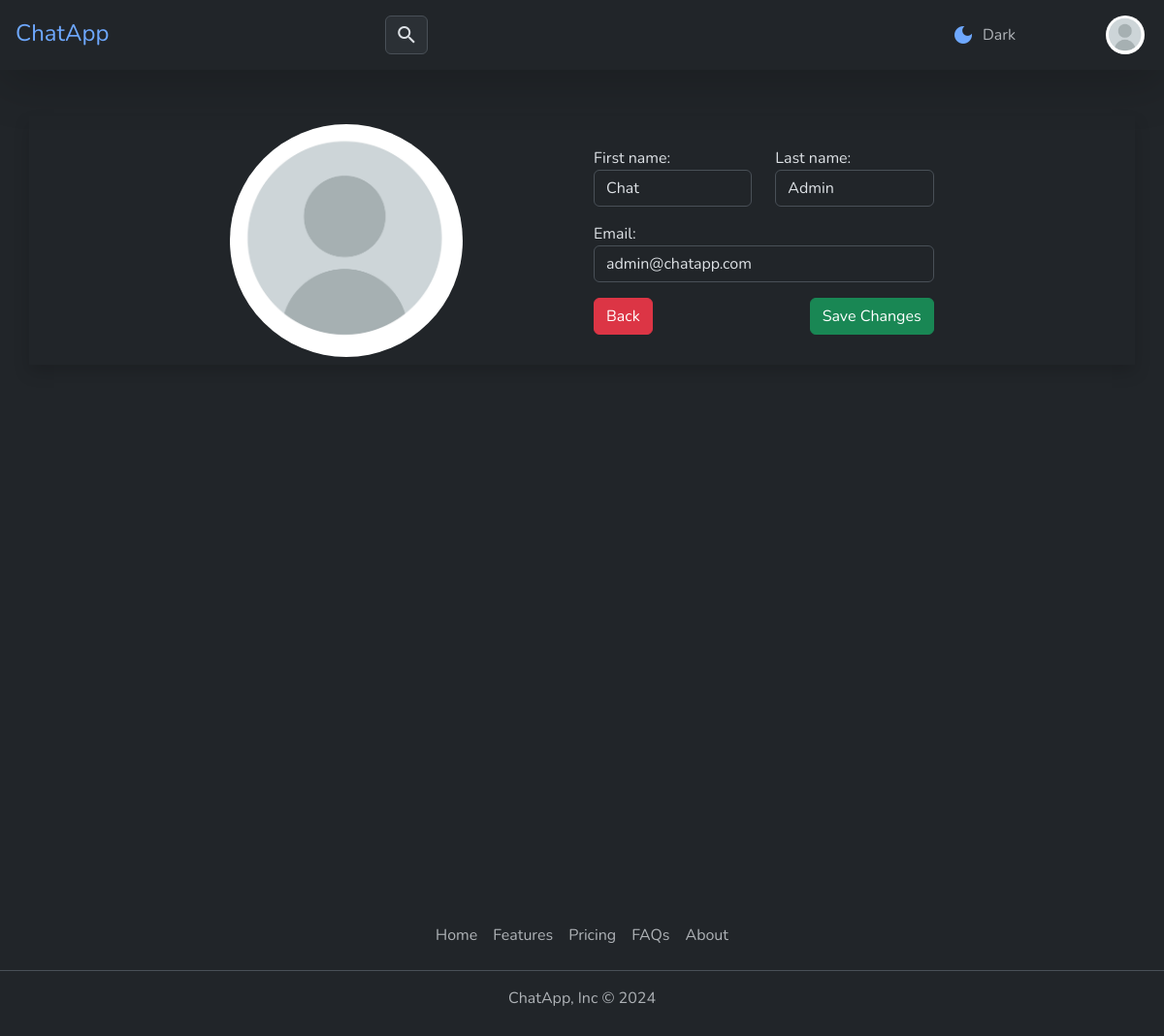
Page /account/edit/admin/ (signed in) on the earlier database version.
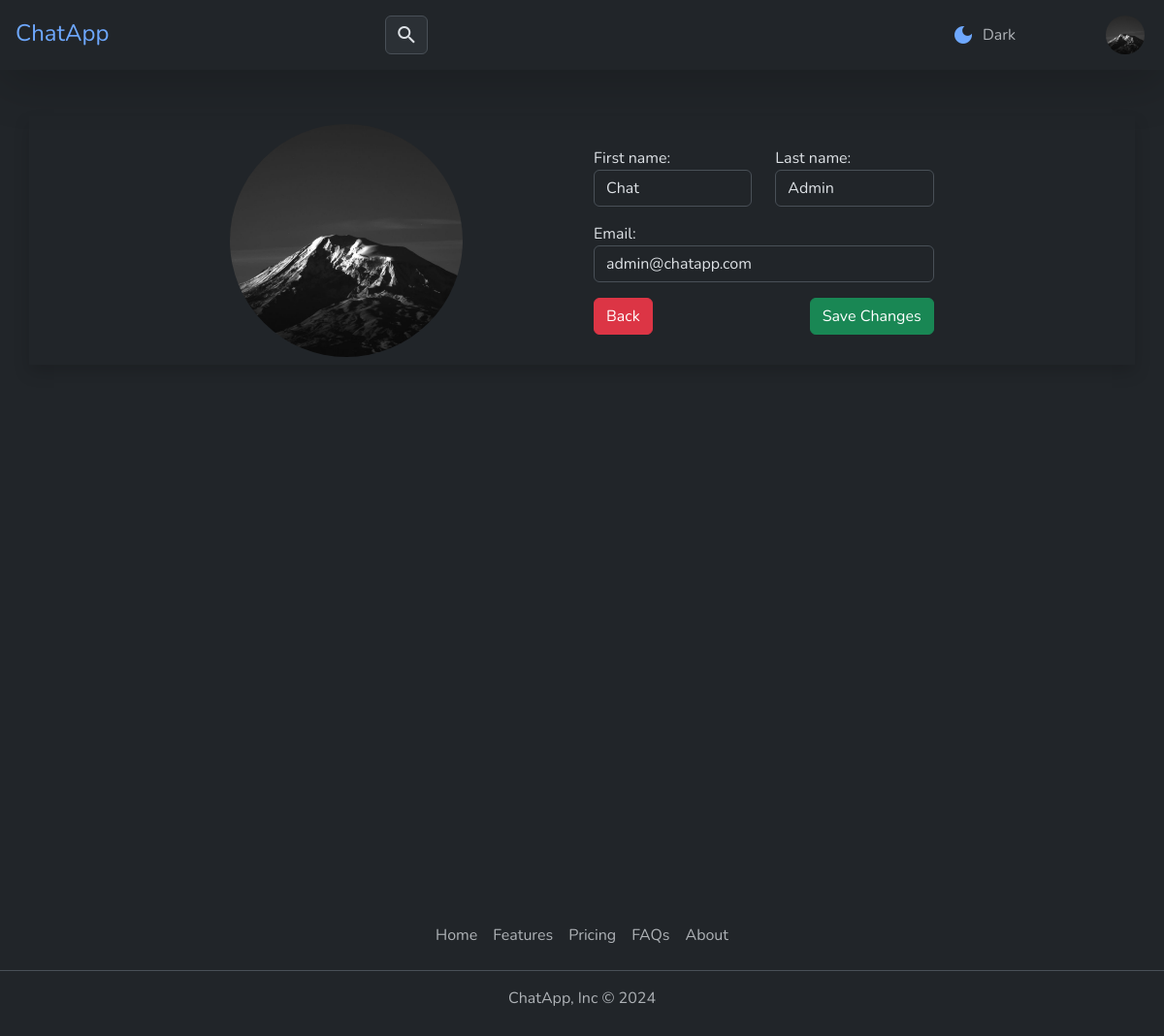
Same page on the later database version.
### account/models.py (models this page shows, shortened)
class UserAccount(AbstractBaseUser):
    id = models.CharField(
            max_length=8,
            primary_key=True,
            default=generate_unique_username
    )
    first_name = models.CharField(
        max_length=10,
        blank=False,
        null=False
    )
    last_name = models.CharField(
        max_length=10,
        blank=False,
        null=False
    )
    username = models.CharField(max_length=30, unique=True)
    email = models.EmailField(
        verbose_name="email",
        max_length=60,
        unique=True
    )
    date_joined = models.DateTimeField(
        verbose_name='date joined',
        auto_now_add=True,
        editable=False
    )
    last_login = models.DateTimeField(
        verbose_name='last login',
        auto_now=True
    )
    is_admin = models.BooleanField(default=False)
    is_active = models.BooleanField(default=True)
    is_staff = models.BooleanField(default=False)
    is_superuser = models.BooleanField(default=False)
    profile_image = models.ImageField(
        max_length=255,
        upload_to=get_profile_image_filepath,
        default=get_profile_image,
        null=True,
        blank=True
    )
    USERNAME_FIELD = 'username'
    REQUIRED_FIELDS = ['email']
    objects = UserAccountManager()

### account/views.py (the view, shortened to what this page needs)
class ProfileEditView(LoginRequiredMixin, UpdateView):
    def get(self, request, *args, **kwargs):
        form = UserUpdateForm(instance=request.user)
        return render(request, 'account/edit.html', {'form': form})

### account/forms.py
class UserUpdateForm(forms.ModelForm):
    class Meta:
        model = UserAccount
        fields = ['first_name', 'last_name', 'email', 'profile_image']
        widgets = {
            'first_name': forms.TextInput(attrs={'class': 'form-control', 'autofocus':'true'}),
            'last_name': forms.TextInput(attrs={'class': 'form-control'}),
            'email': forms.EmailInput(attrs={'class': 'form-control'}),
            'profile_image': forms.FileInput(attrs={'class':'form-control d-none', 'onchange':'readURL(this)'})
        }

### account/templates/account/edit.html (shortened to what this page needs)
{% extends "base.html" %}
{% load static %}
{% block content %}
<link type="text/css" rel="stylesheet" href="{% static 'cropperjs/dist/cropper.min.css' %}">
<div class="container h-full">
	<div class="row mt-5 justify-content-center h-100 shadow p-2">
		<div class="col-md-6 col-lg-4 col-12">
			<div class="d-flex justify-content-center justify-content-md-start">
				<div class="position-relative edit" style="width: 30dvh; height: 30dvh;">
					<img class="rounded-circle w-100 h-100 img_edit" src="{{ request.user.profile_image.url }}?{{ request.user.last_login|date:'U' }}"
						alt="Profile Image" loading="lazy" >
				</div>
			</div>
		</div>
		<div class="col-md-6 col-lg-4 col-10">
			<div class="h-100 w-100 d-md-flex d-lg-flex flex-column justify-content-center mt-3 mt-md-0 mt-lg-0">
				<form spellcheck="false" enctype="multipart/form-data" method="POST">
					<div class="row">
						<div class="col">
							{{ form.first_name.label_tag }}
							{{ form.first_name }}
						</div>
						<div class="col">
							{{ form.last_name.label_tag }}
							{{ form.last_name }}
						</div>
					</div>
					<div class="form-group mt-3">
						{{ form.email.label_tag }}
						{{ form.email }}
					</div>
					<div class="mt-3">
						<a href="{% url 'account:profile' request.user.username %}" class="float-start">
							<button type="button" class="btn btn-danger">
								Back
							</button>
						</a>
						<button type="submit" class="btn btn-success float-end">Save Changes</button>
					</div>
				</form>
			</div>
		</div>
	</div>
</div>
{% endblock content %}

### templates/snippets/header.html (shortened to what this page needs)
{% load static %}
<header class="p-3 shadow-lg mb-3 sticky-top z-3 bg-dark">
	<div class="bs5-container-fluid">
		<div class="row justify-content-between align-items-center">
			<div class="col-md-6 col-lg-6 col-12 d-flex flex-md-row flex-lg-row flex-row justify-content-between justify-content-md-start justify-content-lg-between mb-md-0 mb-lg-0 mb-3">
				<a class="fs-4 me-md-5 me-lg-5 mb-md-0 mb-lg-0" href="/">ChatApp</a>
				<form class="col-8 col-md-6 col-lg-4" role="search" method="post">
					<div class="input-group">
						<div class="input-group-text user-select-none pb-0 px-2">
							<button role="button" type="submit" class="btn btn-sm p-0">
								<span class="material-icons">search</span>
							</button>
						</div>
					</div>
				</form>
			</div>
			<div class="col-md-4 col-lg-3 col-12 d-flex flex-row justify-content-between align-items-center user-select-none px-3">
				<a class="d-flex align-items-center justify-content-md-end justify-content-lg-end switch-theme w-50">
					<span class="material-icons me-2">dark_mode</span>
					<span class="text-body-secondary fs-6">Dark</span>
				</a>
				{% if request.user.is_authenticated %}
				<div class="dropdown text-end">
					<a href="#" class="d-block link-body-emphasis text-decoration-none dropdown-toggle"
						data-bs-toggle="dropdown" aria-expanded="false">
						<img src="{{request.user.profile_image.url}}" alt="User Profile Image" width="40" height="40"
							class="rounded-circle" />
					</a>
				</div>
			</div>
			{% endif %}
		</div>
	</div>
</header>

Differences in the rows shown:
changed UserAccount "Chat": user.profile_image: picture added in place of a placeholder
